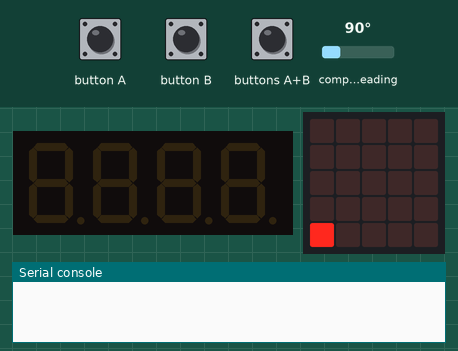
Simulated run of this program. Board: BBC micro:bit (MakeCode). On the bench: 4-digit seven-segment display, the board's 5×5 LED display, the last lines printed to the serial console. Inputs (shaded band) come from the test bench; at power-on: compass heading 90°. No radio messages arrive unless stated (any console line starting 'radio sent:' is added by the test bench); the compass is already calibrated.

Above: at 1.2 s.
1.3 s: button A pressed for 0.15 s
At 2.7 s:
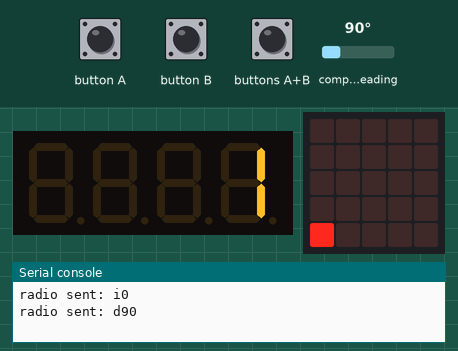
3.0 s: button B pressed for 0.15 s
At 3.9 s:
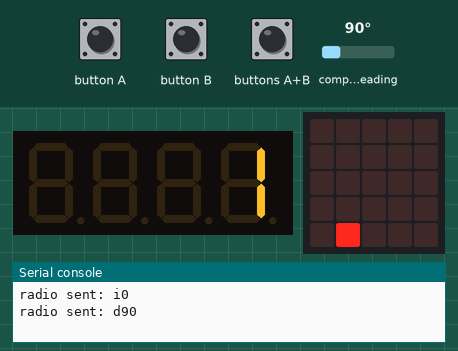
4.6 s: button B pressed for 0.15 s
At 5.1 s:
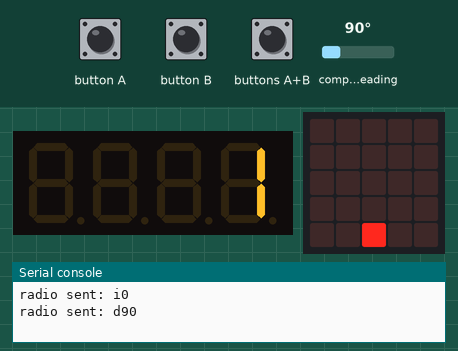
6.2 s: button B pressed for 0.15 s
At 7.5 s:
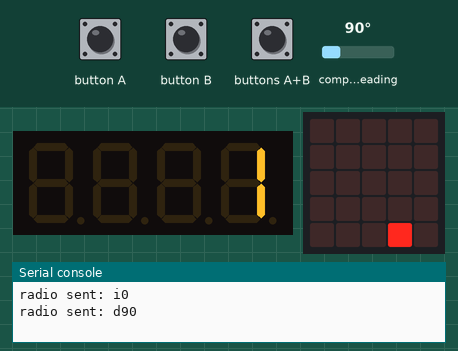
7.8 s: button B pressed for 0.15 s
At 8.7 s:
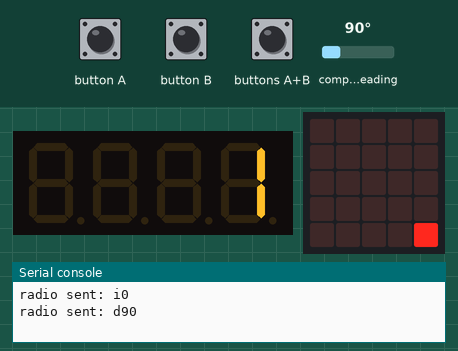
9.4 s: button A pressed for 0.15 s
At 10.1 s:
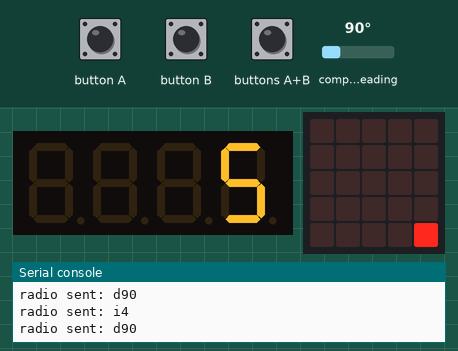
Timing chart, 0 to 12.1 s (numbered marks = the images above; inputs shaded):
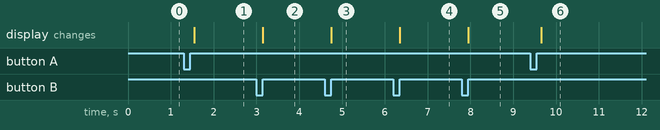

Measured:
- after the input at 1.3 s, the display: changes after 0.25 s (image 1)
- after the input at 3.0 s, the display: changes after 0.15 s (image 2)
- after the input at 4.6 s, the display: changes after 0.15 s (image 3)
- after the input at 6.2 s, the display: changes after 0.15 s (image 4)
- after the input at 7.8 s, the display: changes after 0.15 s (image 5)
- after the input at 9.4 s, the display: changes after 0.25 s (image 6)

The program:

main.ts
```typescript
let num = 0;
let list = [ArrowNames.North,ArrowNames.NorthEast,ArrowNames.East,ArrowNames.SouthEast,
ArrowNames.South,ArrowNames.SouthWest,ArrowNames.West,ArrowNames.NorthWest];
let display :grove.TM1637 = null;
display = grove.createDisplay(DigitalPin.P2, DigitalPin.P16);
led.plot(num,4);
radio.setGroup(1);
let direction = input.compassHeading();
input.onButtonPressed(Button.A, function () {
    radio.sendString("i"+num.toString());//目的地番号を送る
    basic.pause(100);
    radio.sendString("d"+direction.toString());//現在の方角を送る
    display.show(num+1);
})
input.onButtonPressed(Button.B, function () {
    basic.clearScreen();//一回全部消す
    num++;//一つ右に移動
    num %= 5;//5は範囲外なので0に戻す
    led.plot(num, 4);//新しい位置で再点灯
})
input.onButtonPressed(Button.AB, function () {
    basic.clearScreen();
    cd = -1;
    led.plot(num,4);
})
let cd = -1;
let host_num = 1;
//パケットは、(次のホスト番号)+(現在のホスト番号)+(id)+(矢印番号/方角)
radio.onReceivedString(function (rs: string) {
    if(parseInt(rs[1]) == host_num){
        let n = parseInt(rs.substr(3));
        if(rs[2] == 'i'){//方角番号を受け取ったとき
            basic.showArrow(list[n]);//listから方角を探して矢印を出力
        }
        else{//角度を受け取ったとき
            cd = n;
            //basic.showNumber(cd);
            host_num = parseInt(rs[0]);
        }
    }
})
basic.forever(function () {
    let dif = cd - input.compassHeading();
    if(cd >= 0){//正しい方向じゃない時
        let dif2 = ((dif+360)%360+22.5)%360;
        basic.showArrow(list[Math.floor(dif2/45)]);
        if(dif2/45 >= 1){
            basic.showIcon(IconNames.Angry);//怒る
            soundExpression.sad.play();
        }
    }
})
```

test.ts
```typescript
// テストはここに来ます。このパッケージが拡張機能として使用されるときにはコンパイルされません。
```
